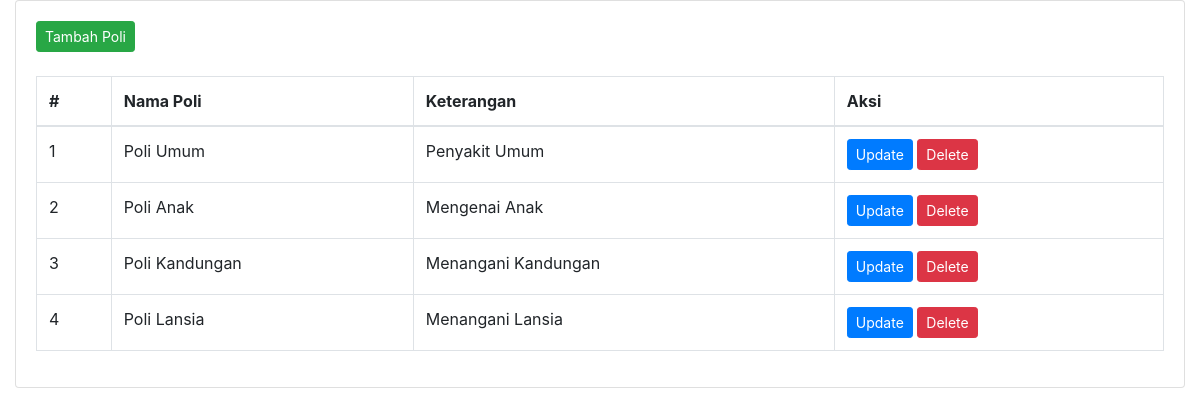
Page /admin_Mengelolapoli.php on the committed database.
### tables this page shows
CREATE TABLE `poli` (
  `id` int(11) NOT NULL,
  `nama_poli` varchar(25) NOT NULL,
  `keterangan` text NOT NULL
);

### admin_Mengelolapoli.php (the view, shortened to what this page needs)
<?php
include_once("db_koneksi.php");
$poliQuery = "SELECT * FROM poli";
$poliResult = $mysqli->query($poliQuery);
$poliData = $poliResult->fetch_all(MYSQLI_ASSOC);
?>
<!DOCTYPE html>
<html lang="en">
<head>
  <link rel="stylesheet" href="https://stackpath.bootstrapcdn.com/bootstrap/4.6.0/css/bootstrap.min.css">
</head>
<body class="hold-transition sidebar-mini">
  <div class="wrapper">
    <section class="content">
      <div class="container-fluid">
        <div class="row">
          <div class="col-12">
            <div class="card">
              <div class="card-body">
                <button type="button" class="btn btn-success btn-sm" data-toggle="modal" data-target="#addModal">Tambah Poli</button>
                <br><br>
                <table id="example2" class="table table-bordered table-hover">
                  <thead>
                    <tr>
                      <th>#</th>
                      <th>Nama Poli</th>
                      <th>Keterangan</th>
                      <th>Aksi</th>
                    </tr>
                  </thead>
                  <tbody>
                    <?php
                    $counter = 1;
                    foreach ($poliData as $poliRow) {
                      echo "<tr>";
                      echo "<td>" . $counter . "</td>";
                      $counter++;
                      echo "<td>" . $poliRow['nama_poli'] . "</td>";
                      echo "<td>" . $poliRow['keterangan'] . "</td>";
                      echo "<td>
                <form method='post' action=''>
                    <input type='hidden' name='id' value='" . $poliRow['id'] . "'>
                    <input type='hidden' name='new_nama_poli' value='" . $poliRow['nama_poli'] . "'>
                    <input type='hidden' name='new_keterangan' value='" . $poliRow['keterangan'] . "'>
                    <button type='button' name='update_poli' class='btn btn-primary btn-sm update-btn' data-toggle='modal' data-target='#updateModal'
                    data-id='" . $poliRow['id'] . "'
                    data-nama_poli='" . $poliRow['nama_poli'] . "'
                    data-keterangan='" . $poliRow['keterangan'] . "'>Update</button>
                    <form method='post' action=''>
                        <input type='hidden' name='id' value='" . $poliRow['id'] . "'>
                        <button type='submit' name='delete_poli' class='btn btn-danger btn-sm' onclick='return confirm(\"Are you sure?\");'>Delete</button>
                    </form>
                </form>
            </td>";
                      echo "</tr>";
                    }
                    ?>
                  </tbody>
                </table>
              </div>
            </div>
          </div>
        </div>
      </div>
    </section>
  </div>
</body>
</html>

### rows in the picture
poli: nama_poli "Poli Umum", keterangan "Penyakit Umum"
poli: nama_poli "Poli Anak", keterangan "Mengenai Anak"
poli: nama_poli "Poli Kandungan", keterangan "Menangani Kandungan"
poli: nama_poli "Poli Lansia", keterangan "Menangani Lansia"
